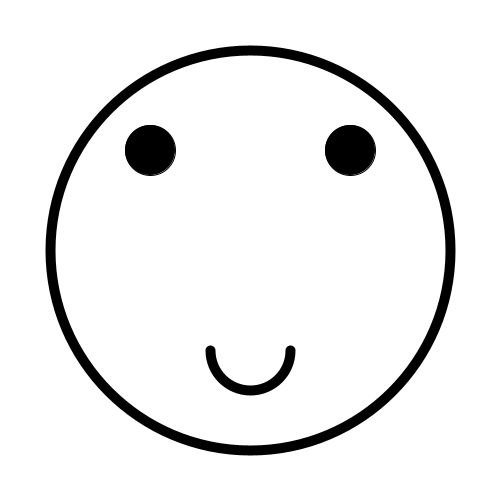
Frame 1 (no input)
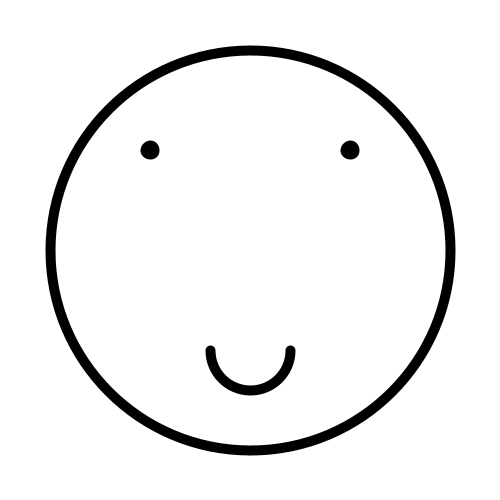
Frame 60 (the mouse pressed at the canvas centre just before this capture)
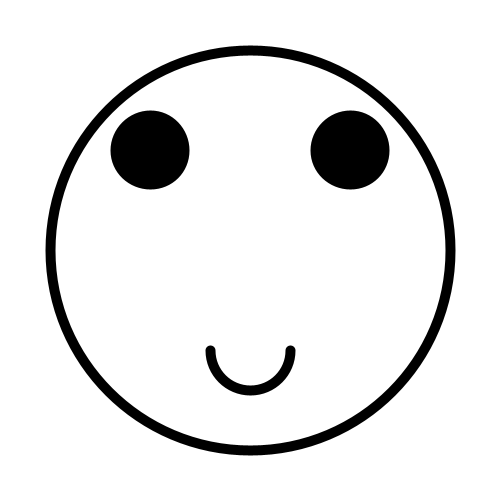
Frame 120 (the mouse held since frame 60 and released just before this capture)

The Processing sketch that drew these frames (run headless with seeded random() and noise(); from frame 60 on, the mouse is pressed at the canvas centre):

// Processing sketch: E1
// ── E1.pde
int x;

void setup()
{
  size(500,500);
  background(255);
  x = 50;
}

void draw()
{
  background(255);
  fill(0,0,0);
  ellipse(150, 150, x, x);
  ellipse(350, 150, x, x);
  x-=1;
  noFill();
  stroke(0);
  strokeWeight(10);
  ellipse(250,250,400,400);
  
  arc(250, 350, 80, 80, 0, PI);
}
